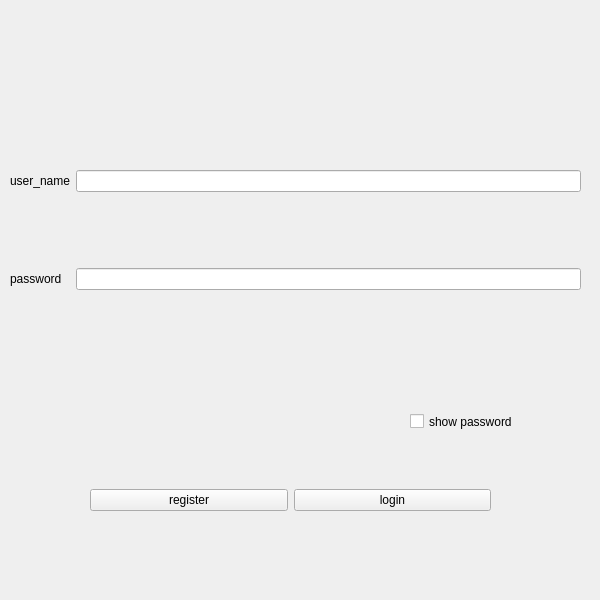
<?xml version="1.0" encoding="UTF-8"?>
<ui version="4.0">
 <class>login</class>
 <widget class="QWidget" name="login">
  <property name="geometry">
   <rect>
    <x>0</x>
    <y>0</y>
    <width>600</width>
    <height>600</height>
   </rect>
  </property>
  <property name="windowTitle">
   <string>Form</string>
  </property>
  <widget class="QWidget" name="formLayoutWidget">
   <property name="geometry">
    <rect>
     <x>10</x>
     <y>100</y>
     <width>571</width>
     <height>261</height>
    </rect>
   </property>
   <layout class="QGridLayout" name="gridLayout">
    <item row="0" column="0">
     <widget class="QLabel" name="labelUserName">
      <property name="text">
       <string>user_name</string>
      </property>
     </widget>
    </item>
    <item row="0" column="1">
     <widget class="QLineEdit" name="lineEditUserName"/>
    </item>
    <item row="1" column="0">
     <widget class="QLabel" name="labelPwd">
      <property name="text">
       <string>password</string>
      </property>
     </widget>
    </item>
    <item row="1" column="1">
     <widget class="QLineEdit" name="lineEditPwd">
      <property name="echoMode">
       <enum>QLineEdit::Password</enum>
      </property>
     </widget>
    </item>
   </layout>
  </widget>
  <widget class="QCheckBox" name="checkBoxShowPwd">
   <property name="geometry">
    <rect>
     <x>410</x>
     <y>410</y>
     <width>161</width>
     <height>23</height>
    </rect>
   </property>
   <property name="text">
    <string>show password</string>
   </property>
  </widget>
  <widget class="QWidget" name="horizontalLayoutWidget">
   <property name="geometry">
    <rect>
     <x>90</x>
     <y>460</y>
     <width>401</width>
     <height>80</height>
    </rect>
   </property>
   <layout class="QHBoxLayout" name="horizontalLayout">
    <item>
     <widget class="QPushButton" name="pushButtonReg">
      <property name="text">
       <string>register</string>
      </property>
     </widget>
    </item>
    <item>
     <widget class="QPushButton" name="pushButtonLogin">
      <property name="text">
       <string>login</string>
      </property>
     </widget>
    </item>
   </layout>
  </widget>
 </widget>
 <resources/>
 <connections/>
</ui>
